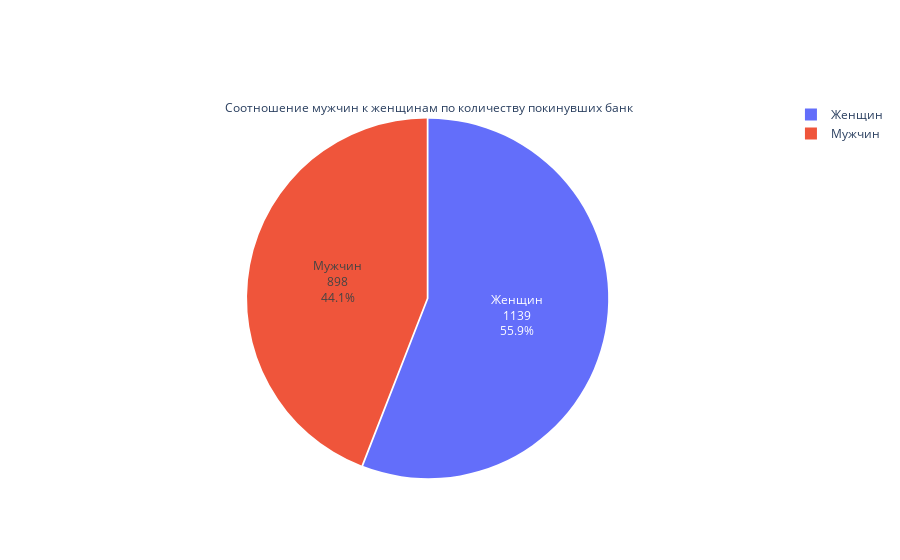

Here is the notebook cell this chart was saved with:
### Code cell
labels = ['Мужчин','Женщин',]
values = [898, 1139]

fig = go.Figure(data=[go.Pie(labels=labels, values=values, title='Соотношение мужчин к женщинам по количеству покинувших банк')])
fig.update_traces(textposition='inside', textinfo='percent+value+label', pull=[0.01,0])
fig.show()

### Figure 1 — Plotly figure (JSON) as saved in the notebook; plotly's stock layout.template omitted (floating-point values rounded to 4 significant figures)
{"data": [{"labels": ["Мужчин", "Женщин"], "pull": [0.01, 0], "textinfo": "percent+value+label", "textposition": "inside", "title": {"text": "Соотношение мужчин к женщинам по количеству покинувших банк"}, "type": "pie", "values": [898, 1139]}], "layout": {}}
